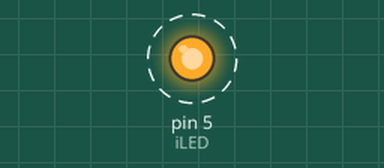
Simulated run of this sketch. Board: Arduino Uno, built with avr-gcc and run on an emulated ATmega328P. Shown: output pins drawn as LEDs (lit = HIGH). Dashed ring = blinking.

Above: at 0.5 s.
Timing chart, 0 to 4.6 s (numbered marks = the images above):
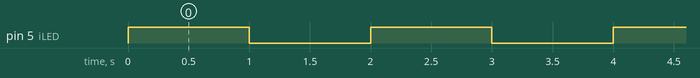

The sketch:

GPIO.ino
```cpp
//Declarar variáveis
int iLED = 5;

void setup() {
  // put your setup code here, to run once:
    pinMode(iLED,OUTPUT);
}

void loop() {
  // put your main code here, to run repeatedly:
  digitalWrite(iLED, HIGH);
  delay(1000);
  digitalWrite(iLED, LOW);
  delay(1000);
}
```

Measured:
- by itself, pin 5 (iLED): alternates HIGH for 1.0 s and LOW for 1.0 s
